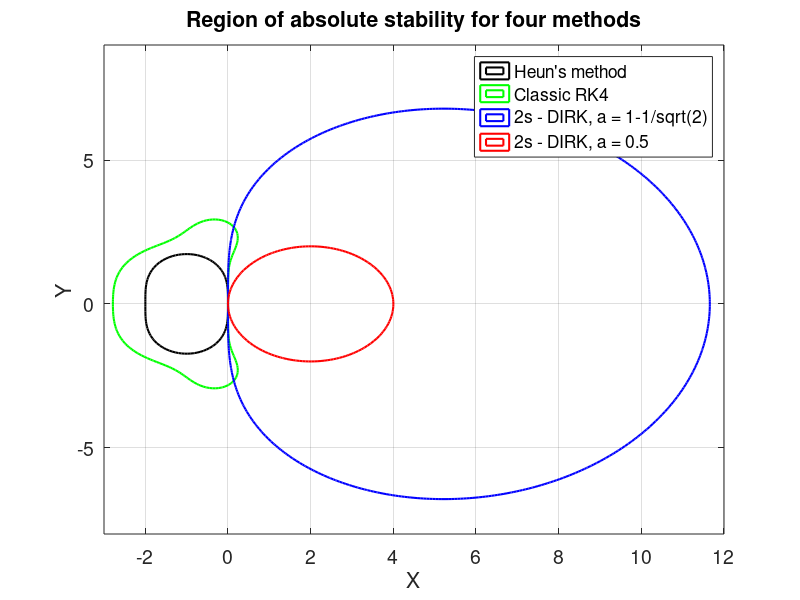

Reproduce this figure in MATLAB.
clc; close all; clear;


a = [1 - 1/sqrt(2),.5];
LowX = -3; UpX = 12;
LowY = -8; UpY = 9;
n = 200;

x1d = LowX + (UpX-LowX)*(0:n)/n;
y1d = LowY + (UpY-LowY)*(0:n)/n;

[x2d,y2d] = meshgrid(x1d,y1d);

%convert to complex numbers
z = x2d + sqrt(-1)*y2d;

f1 = abs(1 + z + (z.^2)./2);
f2 = abs(1 + z + (z.^2)./2 + (z.^3)./6 + (z.^4)./24);
f3 = abs((1 + (1-2.*a(1)).*z)./(1-a(1).*z).^2);
f4 = abs((1 + (1-2.*a(2)).*z)./(1-a(2).*z).^2);


figure(1)
hold on; box on; grid on;
set(gca,'fontsize',14)
[~,c1] = contour(x2d,y2d,f1,[1,1],'-k','linewidth',1.5);
[~,c2] = contour(x2d,y2d,f2,[1,1],'-g','linewidth',1.5);
[~,c3] = contour(x2d,y2d,f3,[1,1],'-b','linewidth',1.5);
[~,c4] = contour(x2d,y2d,f4,[1,1],'-r','linewidth',1.5);
legend([c1,c2,c3,c4],'Heun''s method','Classic RK4','2s - DIRK, a = 1-1/sqrt(2)','2s - DIRK, a = 0.5')
title('Region of absolute stability for four methods')
xlabel('X')
ylabel('Y')